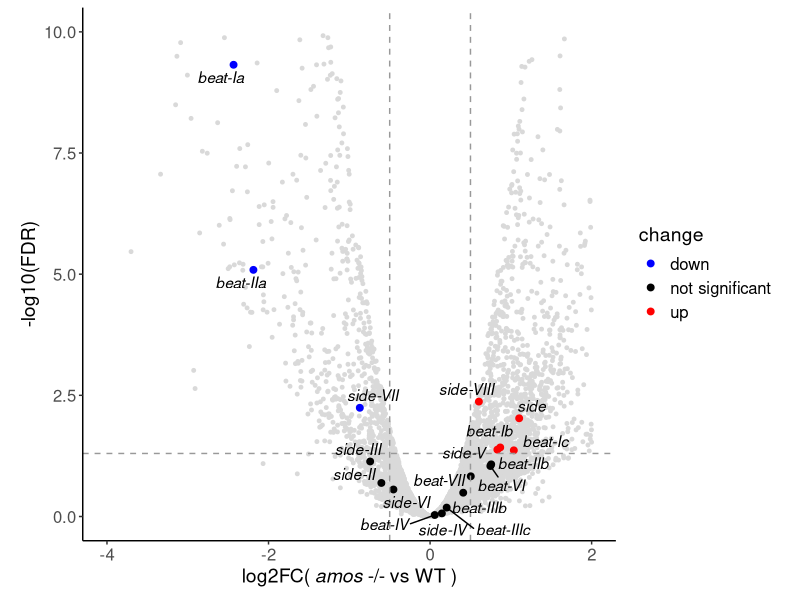

This chart was generated by the following R code:
## ---- chunk 1
library(tidyverse)
library(magrittr)
library(ggrepel)
## ---- chunk 2
amos_DEG_2019 <- read_csv("Menus2019_EdgeR.csv") %>% as.data.frame()
genes <- read_tsv("genelist_beat-side.txt") %>% as.data.frame() %$% gene
## ---- chunk 3
amos_DEG_2019[amos_DEG_2019$Symbol %in% genes, ]
## ---- chunk 4
df <- amos_DEG_2019[amos_DEG_2019$Symbol %in% genes, ]
## ---- chunk 5
df[df$Symbol %in% c("CG12484", 
                    "CG12950",
                    "CG34371",
                    "CG34113",
                    "CG42313", 
                    "CG34114", 
                    "CG14372"), ]$Symbol <- c("side-VIII", 
                                              "side-VII", 
                                              "side-V", 
                                              "side-III", 
                                              "side-II", 
                                              "side-VI",
                                              "side-IV")
## ---- chunk 6
df
## ---- chunk 7
df$change <- "not significant"

df[df$logFC > 0 & df$FDR <= 0.05, ]$change <- "up"
df[df$logFC < 0 & df$FDR <= 0.05, ]$change <- "down"
## ---- chunk 8
ggplot() +
  geom_point(data = amos_DEG_2019, mapping = aes(x = logFC, y = -log10(FDR)), color = "gray85", size = 1) +
  geom_point(data = df, mapping = aes(x = logFC, y = -log10(FDR), color = change), size = 2) +
  geom_vline(xintercept = c(-0.5, 0.5), col = "gray60", linetype = "dashed") +
  geom_hline(yintercept = -log10(0.05), col = "gray60", linetype = "dashed") +
  scale_color_manual(values = c(
   "down" = "blue", 
   "not significant" = "black", 
   "up" = "red")) +
  geom_text_repel(data = df, mapping = aes(x = logFC, y = -log10(FDR), label = Symbol), 
                  fontface = "italic",
                  #xlim = c(NA, Inf),
                  #ylim = c(-Inf, Inf)
                  ) +
  ylim(0, 10) +
  xlim(-4, 2) +
  xlab(expression("log2FC(" ~italic("amos")~ "-/- vs WT )"))+
  theme_classic() +
  theme(aspect.ratio = 1) +
  theme(
    axis.text=element_text(size = 12),
    axis.title=element_text(size = 14),
    legend.title=element_text(size = 14),
    legend.text=element_text(size = 12)
  )
